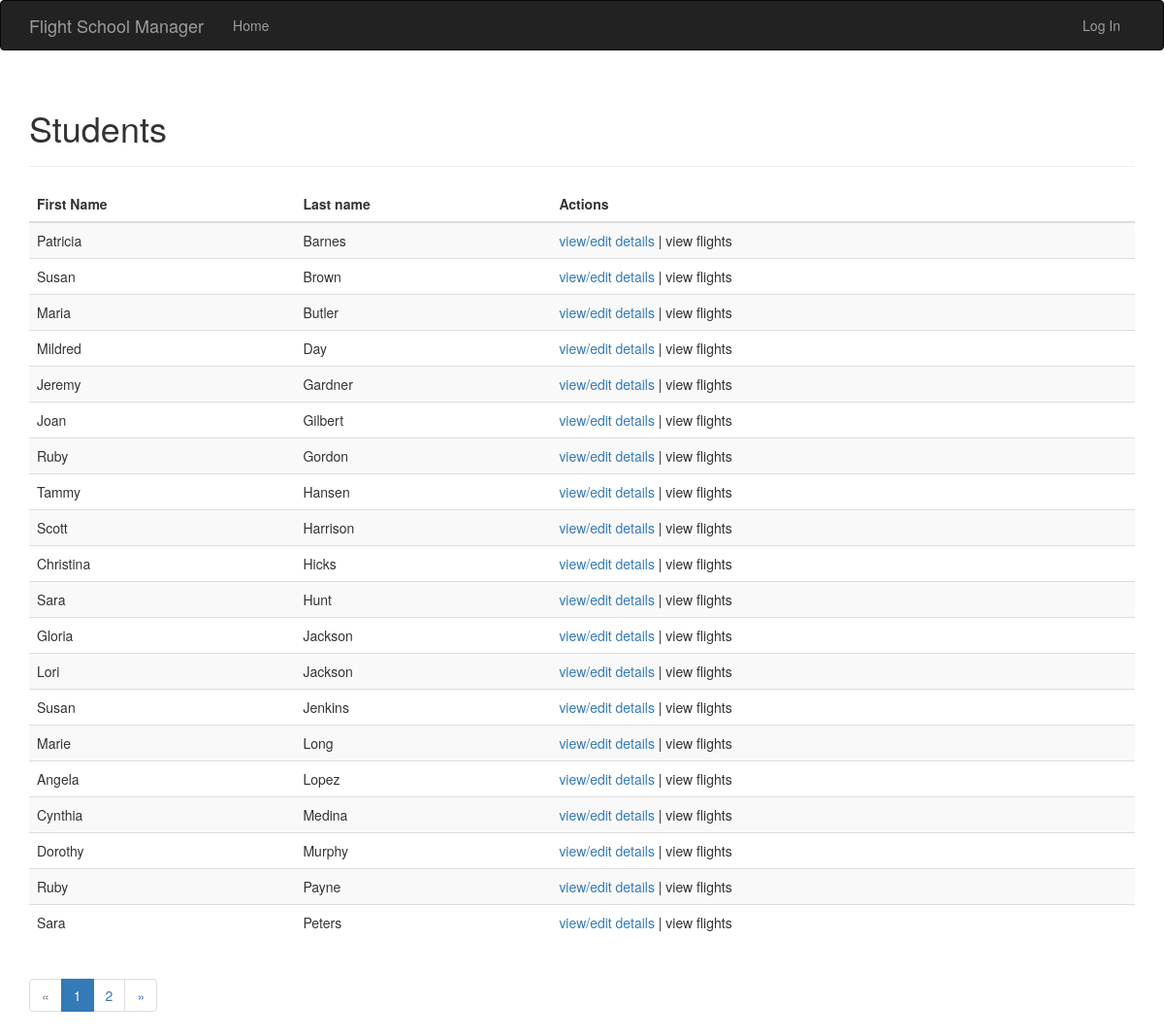
Screenshot of /view/students with the database file from the repository.
### app/models.py (models this page shows, shortened)
class Student(db.Model):
    __tablename__ = 'students'
    id = db.Column(db.Integer, primary_key=True)
    first_name = db.Column(db.String(32))
    last_name = db.Column(db.String(64))
    address = db.Column(db.String(256))
    city = db.Column(db.String(64))
    state_id = db.Column(db.Integer, db.ForeignKey('states.id'))
    zip_code = db.Column(db.String(11))
    phone_number = db.Column(db.String(16))
    email_address = db.Column(db.String(128))
    active = db.Column(db.Boolean)
    flights = db.relationship('Flight', backref='student')
    checkrides = db.relationship('Checkride', backref='student')

### app/main/views.py (the view)
@main.route('/view/students')
def view_students():
    page = request.args.get('page', 1, type=int)
    pagination = Student.query.order_by(Student.last_name, Student.first_name).paginate(
        page, per_page=current_app.config['STUDENTS_PER_PAGE'],
        error_out=False)
    students = pagination.items
    return render_template('view_students.html', students=students, pagination=pagination)

### app/templates/view_students.html (shortened to what this page needs)
{% extends "base.html" %}
{% import "bootstrap/wtf.html" as wtf %}
{% import "_macros.html" as macros %}
{% block page_content %}
<div class="page-header">
    <h1>Students</h1>
</div>
<div class="table-responsive">
    <table class="table table-striped">
        <thead>
        <th>
            First Name
        </th>
        <th>
            Last name
        </th>
        <th>
            Actions
        </th>
        </thead>
        <tbody>
        {%  for student in students %}
        <tr>
            <td>{{ student.first_name }}</td>
            <td>{{ student.last_name }}</td>
            <td><a href="/view/students/{{ student.id }}">view/edit details</a> | view flights</td>
        </tr>
        {%  endfor %}
        </tbody>
    </table>
</div>
{{ macros.pagination_widget(pagination, '.view_students') }}
{% endblock %}

### app/templates/base.html (shortened to what this page needs)
{% extends "bootstrap/base.html" %}
{% block head %}
{{ super() }}
{% endblock %}
{% block navbar %}
<div class="navbar navbar-inverse" role="navigation">
    <div class="container">
        <div class="navbar-header">
            <a class="navbar-brand" href="{{ url_for('main.index') }}">Flight School Manager</a>
        </div>
        <div class="navbar-collapse collapse">
            <ul class="nav navbar-nav">
                <li><a href="{{ url_for('main.index') }}">Home</a></li>
            </ul>
            <ul class="nav navbar-nav navbar-right">
                {% if current_user.is_authenticated() %}
                <li><a href="{{ url_for('auth.logout') }}">Log Out</a></li>
                {% else %}
                <li><a href="{{ url_for('auth.login') }}">Log In</a></li>
                {% endif %}
            </ul>
        </div>
    </div>
</div>
{% endblock %}
{% block content %}
<div class="container">
    {% block page_content %}{% endblock %}
</div>
{% endblock %}

### app/templates/_macros.html
{% macro pagination_widget(pagination, endpoint) %}
    <ul class="pagination">
        <li{% if not pagination.has_prev %} class="disabled"{% endif %}>
            <a href="{% if pagination.has_prev %}{{ url_for(endpoint, page = pagination.page - 1, **kwargs) }}{% else %}#{% endif %}">
                &laquo;
            </a>
        </li>
        {% for p in pagination.iter_pages() %}
            {% if p %}
                {% if p == pagination.page %}
                    <li class="active">
                        <a href="{{ url_for(endpoint, page = p, **kwargs) }}">{{ p }}</a>
                    </li>
                {% else %}
                    <li>
                        <a href="{{ url_for(endpoint, page = p, **kwargs) }}">{{ p }}</a>
                    </li>
                {% endif %}
            {% else %}
                <li class="disabled"><a href="#">&hellip;</a></li>
            {% endif %}
        {% endfor %}
        <li{% if not pagination.has_next %} class="disabled"{% endif %}>
            <a href="{% if pagination.has_next %}{{ url_for(endpoint, page = pagination.page + 1, **kwargs) }}{% else %}#{% endif %}">
                &raquo;
            </a>
        </li>
    </ul>
{% endmacro %}

### rows the page displays
Student: first_name "Patricia", last_name "Barnes"
Student: first_name "Susan", last_name "Brown"
Student: first_name "Maria", last_name "Butler"
Student: first_name "Mildred", last_name "Day"
Student: first_name "Jeremy", last_name "Gardner"
Student: first_name "Joan", last_name "Gilbert"
Student: first_name "Ruby", last_name "Gordon"
Student: first_name "Tammy", last_name "Hansen"
Student: first_name "Scott", last_name "Harrison"
Student: first_name "Christina", last_name "Hicks"
Student: first_name "Sara", last_name "Hunt"
Student: first_name "Gloria", last_name "Jackson"
Student: first_name "Lori", last_name "Jackson"
Student: first_name "Susan", last_name "Jenkins"
Student: first_name "Marie", last_name "Long"
Student: first_name "Angela", last_name "Lopez"
Student: first_name "Cynthia", last_name "Medina"
Student: first_name "Dorothy", last_name "Murphy"
Student: first_name "Ruby", last_name "Payne"
Student: first_name "Sara", last_name "Peters"

### other values shown
{{ p }} "1"
{{ p }} "2"
